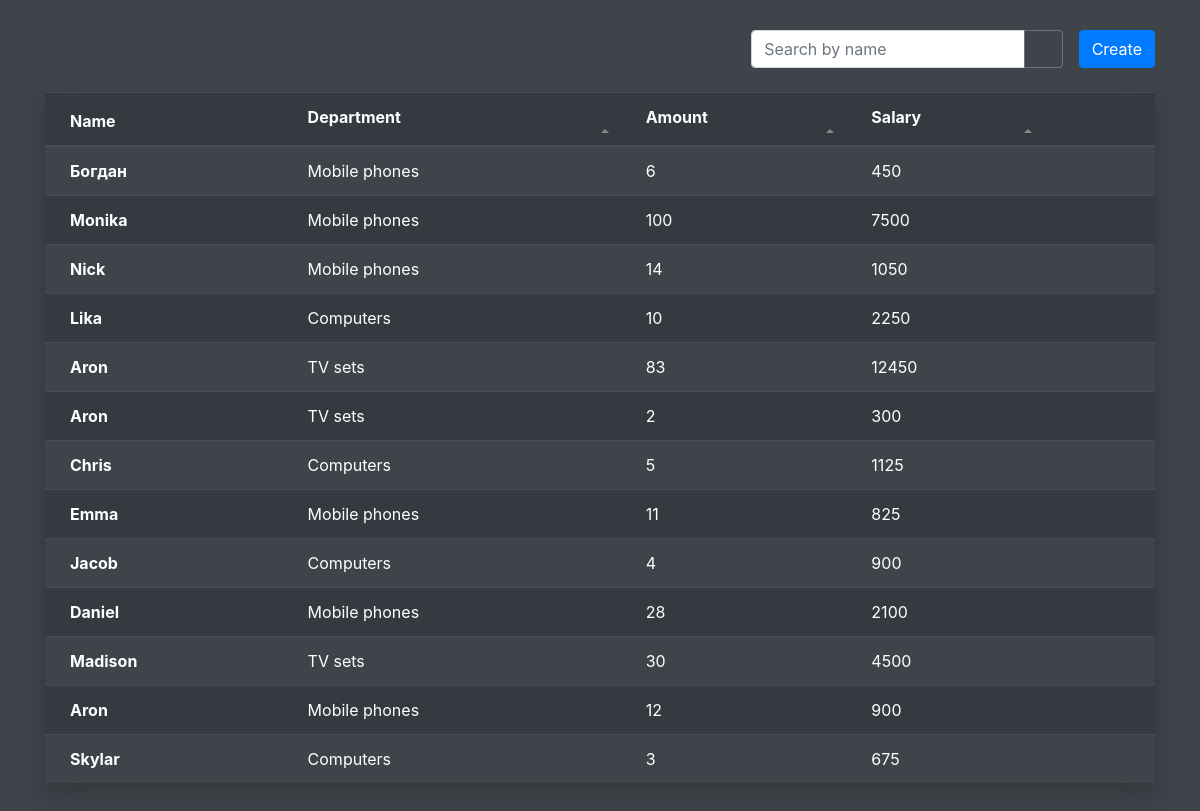
The page / on the database its author committed.
### tables this page shows
CREATE TABLE `payrolls` (
  `id` int(11) NOT NULL,
  `name` varchar(128) NOT NULL,
  `department` varchar(128) NOT NULL,
  `amount` int(11) NOT NULL,
  `salary` int(11) NOT NULL
);

### src/App/Controllers/MainController.php (called while the page is built, shortened)
<?php
class MainController extends AbstractController
{
    public function main()
    {
        $payrolls = Payroll::findAll();
        $this->view->renderHtml('main/main.php', [
            'payrolls' => $payrolls,
            'title' => 'Payrolls'
        ]);
    }
}

### www/index.php (called while the page is built, shortened)
<?php
try {
    $routeFromAddressBar = $_GET['route'] ?? '';
    $routes = require __DIR__ . '/../src/routes.php';
    foreach ($routes as $pattern => $controllerAndAction) {
        preg_match($pattern, $routeFromAddressBar, $matches);
        if (!empty($matches)) {
            break;
        }
    }
    unset($matches[0]);
    $actionName = $controllerAndAction[1];
    $controller = new $controllerName();
    $controller->$actionName(...$matches);
} catch (\App\Exceptions\NotFoundException $e) {
    $view = new \App\View\View(__DIR__ . '/../templates/errors');
    $view->renderHtml('404.php', ['error' => $e->getMessage()], 404);
} catch (\App\Exceptions\DbException $e) {
    $view = new App\View\View(__DIR__ . '/../templates/errors');
    $view->renderHtml('500.php', ['error' => $e->getMessage()], 500);
}

### src/settings.php (called while the page is built)
<?php
return [
    'db' =>[
        'host' => 'localhost',
        'dbname' => 'epam',
        'user' => 'root',
        'password' => '',
    ]
];

### src/App/Services/Db.php (called while the page is built, shortened)
<?php
class Db
{
    private static $instance;
    private $pdo;
    private function __construct()
    {
        $dbOptions = (require __DIR__ . '/../../settings.php')['db'];
        try {
            $this->pdo = new \PDO(
                'mysql:host=' . $dbOptions['host'] . ';dbname=' . $dbOptions['dbname'],
                $dbOptions['user'],
                $dbOptions['password']
            );
            $this->pdo->exec('SET NAMES UTF8');
        } catch (\PDOException $e) {
            throw new DbException('Error connecting to database: ' . $e->getMessage());
        }
    }
    public function query(string $sql, array $params = [], string $className = 'stdClass'): ?array
    {
        $sth = $this->pdo->prepare($sql);
        $result = $sth->execute($params);
        return $sth->fetchAll(\PDO::FETCH_CLASS, $className);
    }
    public static function getInstance(): self
    {
        if (self::$instance === null) {
            self::$instance = new self();
        }
        return self::$instance;
    }
}

### src/App/Models/ActiveRecordEntity.php (called while the page is built, shortened)
<?php
abstract class ActiveRecordEntity
{
    protected $id;
    public function getId(): int
    {
        return $this->id;
    }
    public static function findAll(): array
    {
        $db = Db::getInstance();
        return $db->query('SELECT * FROM `' . static::getTableName() . '`;', [], static::class);
    }
}

### src/App/Models/Payrolls/Payroll.php (called while the page is built, shortened)
<?php
class Payroll extends ActiveRecordEntity
{
    protected $name;
    protected $department;
    protected $amount;
    protected $salary;
    public function getName(): string
    {
        return $this->name;
    }
    public function getDepartment(): string
    {
        return $this->department;
    }
    public function getAmount(): int
    {
        return $this->amount;
    }
    public function getSalary(): int
    {
        return $this->salary;
    }
    protected static function getTableName(): string
    {
        return 'payrolls';
    }
}

### templates/main/main.php (the view)
<?php include __DIR__ . '/../header.php'; ?>
<div class="container">
  <div class="row">
    <div class="col-12">
      <div class="d-flex flex-row-reverse mb-4">
          <a href="/create" class="ml-3"><button class="btn btn-primary">Create</button></a>
          <form action="/search" method="post">
              <div class="input-group">
                  <input type="text" name="search" class="form-control" placeholder="Search by name" required>
                  <div class="input-group-append">
                      <button type="submit" class="btn btn-outline-secondary"><i class="far fa-search"></i></button>
                  </div>
              </div>
          </form>
      </div>
      <table class="table table-striped table-dark" id="table">
        <thead>
          <tr>
            <th scope="col" class="noneSort no-sort">Name</th>
            <th scope="col">Department</th>
            <th scope="col">Amount</th>
            <th scope="col">Salary</th>
            <th scope="col" class="noneSort no-sort" style="width: 5%!important;"></th>
            <th scope="col" class="noneSort no-sort" style="width: 5%!important;"></th>
          </tr>
        </thead>
        <tbody>
          <?php foreach ($payrolls as $payroll): ?>
          <tr>
            <th><?= $payroll->getName() ?></th>
            <td><?= $payroll->getDepartment() ?></td>
            <td><?= $payroll->getAmount() ?></td>
            <td class="salary"><?= $payroll->getSalary() ?></td>
            <td><a href="<?= $payroll->getId() ?>/edit"><i class="far fa-pencil"></i></a></td>
            <td><a href="<?= $payroll->getId() ?>/del"><i class="far fa-trash"></i></a></td>
          </tr>
        <?php endforeach; ?>
        </tbody>
      </table>
    </div>
  </div>
</div>
<?php include __DIR__ . '/../footer.php'; ?>

### templates/header.php (shortened to what this page needs)
<!DOCTYPE html>
<html lang="ru">
<head>
    <link rel="stylesheet" href="https://stackpath.bootstrapcdn.com/bootstrap/4.3.1/css/bootstrap.min.css">
    <link rel="stylesheet" href="/css/styles.css">
    <link rel="stylesheet" href="/css/all.min.css">
    <link rel="stylesheet" href="/css/tablesort.css">
    <link rel="stylesheet" href="/css/theme.default.min.css">
</head>
<body>

### templates/footer.php (shortened to what this page needs)
</body>
</html>

### src/App/View/View.php (shortened to what this page needs)
<?php
class View
{
    private $templatesPath;
    private $extraVars = [];
    public function __construct(string $templatesPath)
    {
        $this->templatesPath = $templatesPath;
    }
    public function renderHtml(string $templateName, array $vars = [], int $code = 200)
    {
        extract($this->extraVars);
        extract($vars);
        include $this->templatesPath . '/' . $templateName;
        $buffer = ob_get_contents();
        echo $buffer;
    }
}

### www/css/styles.css (style rules this page uses)
body { background-color: #3E444A; }
.row { padding: 30px 0; }
.table { box-shadow: 0 10px 25px 0 rgba(0, 0, 0, 0.2); }
.far { color: #007BFF; cursor: pointer; transition: 0.3s; }
a { color: inherit; text-decoration: none; }
th[role=columnheader]:not(.no-sort):after { margin-top: 0!important; }
th { padding-left: 25px!important; }
td { padding-left: 25px!important; }

### www/css/tablesort.css (style rules this page uses)
th[role=columnheader]:not(.no-sort) { cursor: pointer; }
th[role=columnheader]:not(.no-sort):after { content: ''; float: right; margin-top: 7px; border-width: 0 4px 4px; border-style: solid; border-color: #ffffff transparent; visibility: hidden; opacity: 0; -ms-user-select: none; -webkit-user-select: none; -moz-user-select: none; user-select: none; }
th[aria-sort]:not(.no-sort):after { visibility: visible; opacity: 0.4; }

### rows shown on the page
payrolls: name "Богдан", department "Mobile phones", amount "6", salary "450"
payrolls: name "Monika", department "Mobile phones", amount "100", salary "7500"
payrolls: name "Nick", department "Mobile phones", amount "14", salary "1050"
payrolls: name "Lika", department "Computers", amount "10", salary "2250"
payrolls: name "Aron", department "TV sets", amount "83", salary "12450"
payrolls: name "Aron", department "TV sets", amount "2", salary "300"
payrolls: name "Chris", department "Computers", amount "5", salary "1125"
payrolls: name "Emma", department "Mobile phones", amount "11", salary "825"
payrolls: name "Jacob", department "Computers", amount "4", salary "900"
payrolls: name "Daniel", department "Mobile phones", amount "28", salary "2100"
payrolls: name "Madison", department "TV sets", amount "30", salary "4500"
payrolls: name "Aron", department "Mobile phones", amount "12", salary "900"
payrolls: name "Skylar", department "Computers", amount "3", salary "675"
